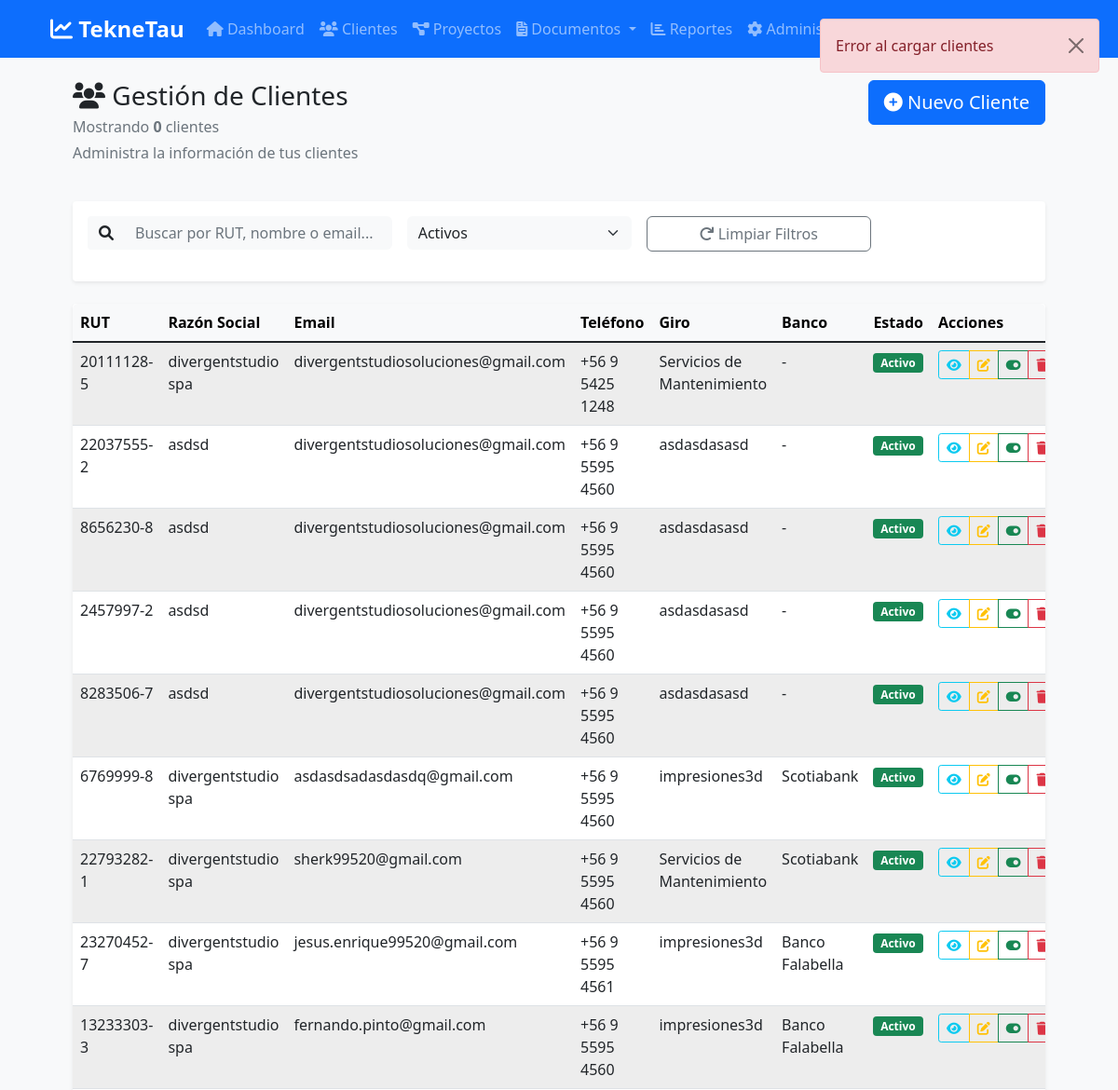
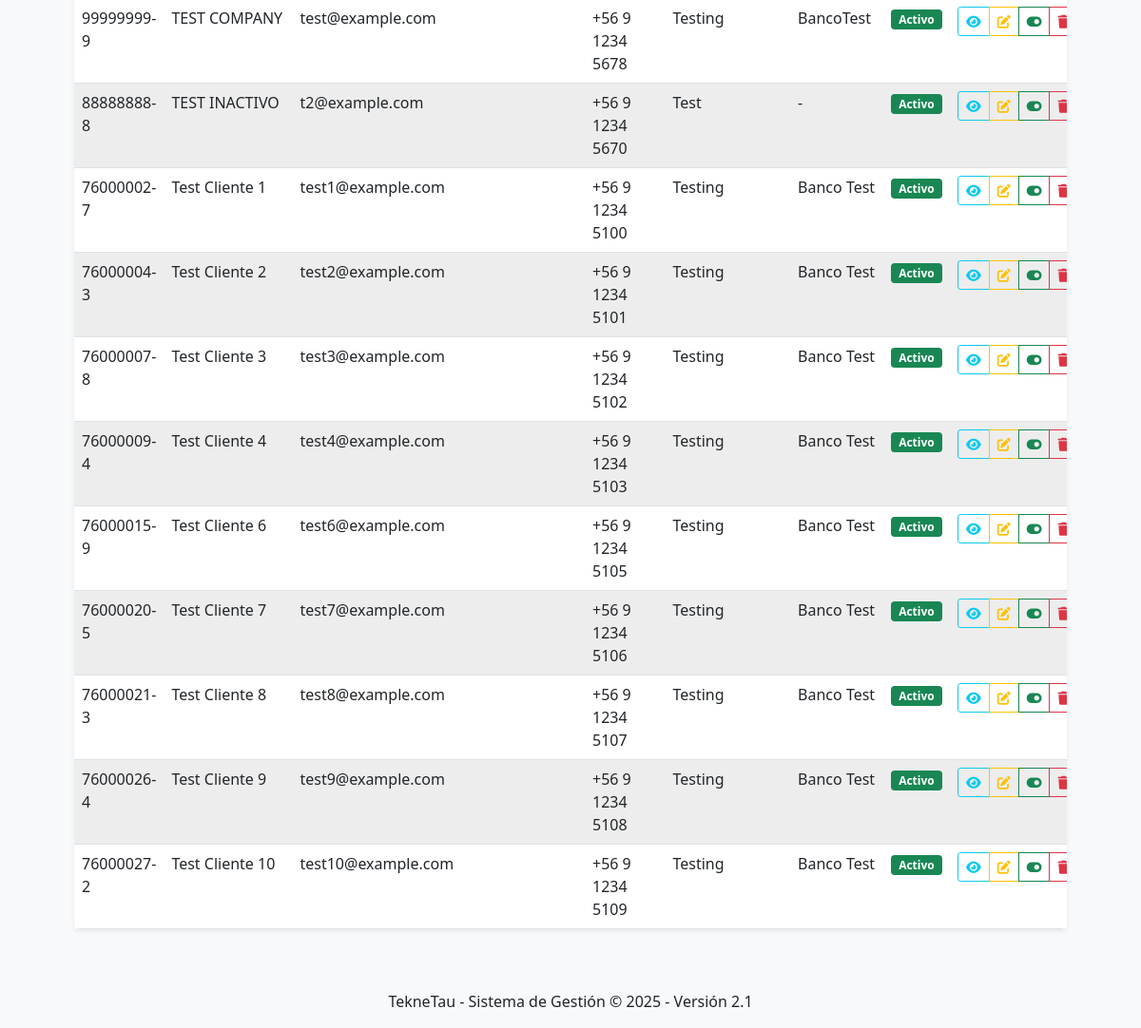
Screenshot of /clientes (signed in) with the database file from the repository (2 pictures, top to bottom).
### tables this page shows
CREATE TABLE clientes (
            id INTEGER PRIMARY KEY AUTOINCREMENT,
            rut TEXT UNIQUE,
            razon_social TEXT,
            giro TEXT,
            telefono TEXT,
            email TEXT,
            direccion TEXT,
            comuna TEXT,
            fecha_creacion TEXT DEFAULT CURRENT_TIMESTAMP,
            activo BOOLEAN DEFAULT 1
        , cuenta_corriente TEXT, idt TEXT, desc_idt TEXT, banco TEXT, observaciones TEXT);

### app.py (the view)
@app.route('/clientes')
@login_required
def clientes():
    bancos_chile = [
        'Banco de Chile',
        'BCI',
        'Scotiabank',
        'BBVA',
        'Santander',
        'Itaú',
        'Corpbanc',
        'Banco del Estado',
        'Banco Bice',
        'Banco Security',
        'Banco Falabella',
        'Banco Ripley',
        'Banco Consigo',
        'Banco Inbursa',
        'Banco Azteca',
        'Banco Caja Social',
        'Banco Desarrollo',
        'Banco Finterra',
        'Banco Multiva',
        'Banco PagaTodo',
        'Hsbc',
        'Deutsche Bank',
        'Rabobank',
        'Banco Crédito e Inversiones',
        'Otro'
    ]
    conn = get_db_connection()
    clientes = rows_to_dicts(conn.execute("SELECT * FROM clientes WHERE activo = 1").fetchall())
    conn.close()
    return render_template('clientes.html', clientes=clientes, bancos=sorted(bancos_chile))

### app.py (called while the page is built)
def get_db_connection():
    conn = sqlite3.connect(app.config['DATABASE'])
    conn.row_factory = sqlite3.Row
    return conn

def rows_to_dicts(rows):
    resultado = []
    for row in rows:
        if isinstance(row, sqlite3.Row):
            resultado.append({key: row[key] for key in row.keys()})
        elif isinstance(row, dict):
            resultado.append(row)
        else:
            try:
                resultado.append(dict(row))
            except Exception:
                resultado.append({'value': row})
    return resultado

def login_required(f):
    @wraps(f)
    def decorated_function(*args, **kwargs):
        if 'user_id' not in session:
            if request.path.startswith('/api/'):
                return jsonify({'error': 'No autorizado', 'login_required': True}), 401
            return redirect(url_for('login'))
        return f(*args, **kwargs)
    return decorated_function

### templates/clientes.html (shortened to what this page needs)
<!DOCTYPE html>
<html lang="es">
<head>
    <link rel="stylesheet" href="https://cdn.jsdelivr.net/npm/bootstrap@5.3.0/dist/css/bootstrap.min.css">
    <link rel="stylesheet" href="https://cdnjs.cloudflare.com/ajax/libs/font-awesome/6.4.0/css/all.min.css">
</head>
<body data-user-role="{{ session.rol }}">
    {% extends "base.html" %}
    {% block content %}
    <div class="container-fluid">
        <div class="row mb-4">
            <div class="col-md-8">
                <h1 class="h3 mb-0">
                    <i class="fas fa-users"></i> Gestión de Clientes
                </h1>
                <p class="text-muted mt-1 mb-0">Mostrando <strong id="clientesCount">0</strong> clientes</p>
                <p class="text-muted mt-1">Administra la información de tus clientes</p>
            </div>
            <div class="col-md-4 text-end">
                {% if session.rol in ['admin', 'usuario'] %}
                <button class="btn btn-primary btn-lg" data-bs-toggle="modal" data-bs-target="#modalClienteNuevo">
                    <i class="fas fa-plus-circle"></i> Nuevo Cliente
                </button>
                {% endif %}
            </div>
        </div>
        <div class="card shadow-sm mb-4 border-0">
            <div class="card-body">
                <div class="row g-3">
                    <div class="col-md-4">
                        <div class="input-group">
                            <span class="input-group-text bg-light border-0">
                                <i class="fas fa-search"></i>
                            </span>
                            <input type="text" id="buscarCliente" class="form-control border-0 bg-light"
                                   placeholder="Buscar por RUT, nombre o email...">
                        </div>
                    </div>
                    <div class="col-md-3">
                        <select id="filtroEstado" class="form-select bg-light border-0">
                            <option value="activo" selected>Activos</option>
                        </select>
                    </div>
                    <div class="col-md-3">
                        <button class="btn btn-outline-secondary w-100" onclick="limpiarFiltros()">
                            <i class="fas fa-redo"></i> Limpiar Filtros
                        </button>
                    </div>
                </div>
                <div id="clientesDebug" class="px-4 pb-3"></div>
            </div>
        </div>
        <div class="card shadow-sm border-0">
            <div class="table-responsive">
                <table class="table table-hover table-striped mb-0" id="tablaClientes">
                    <thead class="table-light">
                        <tr>
                            <th class="fw-600">RUT</th>
                            <th class="fw-600">Razón Social</th>
                            <th class="fw-600">Email</th>
                            <th class="fw-600">Teléfono</th>
                            <th class="fw-600">Giro</th>
                            <th class="fw-600">Banco</th>
                            <th class="fw-600">Estado</th>
                            <th class="fw-600">Acciones</th>
                        </tr>
                    </thead>
                    <tbody id="cuerpoTablaClientes">
                        {% for cliente in clientes %}
                        <tr>
                            <td class="fw-500">{{ cliente.rut }}</td>
                            <td>{{ cliente.razon_social }}</td>
                            <td>{{ cliente.email or '-' }}</td>
                            <td>{{ cliente.telefono or '-' }}</td>
                            <td>{{ cliente.giro or '-' }}</td>
                            <td>{{ cliente.banco or '-' }}</td>
                            <td>{% if cliente.activo == 1 or cliente.activo == True %}<span class="badge bg-success">Activo</span>{% else %}<span class="badge bg-secondary">Inactivo</span>{% endif %}</td>
                            <td>
                                <div class="btn-group btn-group-sm" role="group">
                                    <button type="button" class="btn btn-outline-info" data-action="ver" data-rut="{{ cliente.rut }}" onclick="verCliente('{{ cliente.rut }}'); return false;" title="Ver"><i class="fas fa-eye"></i></button>
                                    <button type="button" class="btn btn-outline-warning" data-action="editar" data-rut="{{ cliente.rut }}" onclick="editarCliente('{{ cliente.rut }}'); return false;" title="Editar"><i class="fas fa-edit"></i></button>
                                    <button type="button" class="btn btn-outline-success" data-action="toggle" data-rut="{{ cliente.rut }}" onclick="toggleEstado('{{ cliente.rut }}'); return false;" title="{% if cliente.activo == 1 or cliente.activo == True %}Desactivar{% else %}Activar{% endif %}"><i class="fas fa-toggle-{% if cliente.activo == 1 or cliente.activo == True %}on{% else %}off{% endif %}"></i></button>
                                    <button type="button" class="btn btn-outline-danger" data-action="eliminar" data-rut="{{ cliente.rut }}" onclick="eliminarCliente('{{ cliente.rut }}'); return false;" title="Eliminar"><i class="fas fa-trash"></i></button>
                                </div>
                            </td>
                        </tr>
                        {% endfor %}
                    </tbody>
                </table>
            </div>
        </div>
    </div>
    {% endblock %}

### static/css/style.css (style rules this page uses)
:root { --primary-color: #2c3e50; --secondary-color: #3498db; --success-color: #27ae60; --warning-color: #f39c12; --danger-color: #e74c3c; --nc-color: #27ae60; --nd-color: #f39c12; }
body { background-color: #f8f9fa; font-family: 'Segoe UI', Tahoma, Geneva, Verdana, sans-serif; }
.card { box-shadow: 0 0.125rem 0.25rem rgba(0, 0, 0, 0.075); border: 1px solid rgba(0, 0, 0, 0.125); margin-bottom: 1.5rem; }
.table th { border-top: none; font-weight: 600; background-color: #f8f9fa; }
.btn { border-radius: 0.375rem; font-weight: 500; }
.table-responsive { border-radius: 0.375rem; }
.table-striped tbody tr:nth-of-type(odd) { background-color: rgba(0, 0, 0, 0.02); }
.form-control, .form-select { border-radius: 0.375rem; border: 1px solid #ced4da; }

### rows the page displays
clientes: rut "20111128-5", razon_social "divergentstudio spa", email "divergentstudiosoluciones@gmail.com", telefono "+56 9 5425 1248", giro "Servicios de Mantenimiento", banco "-", activo "Activo"
clientes: rut "22037555-2", razon_social "asdsd", email "divergentstudiosoluciones@gmail.com", telefono "+56 9 5595 4560", giro "asdasdasasd", banco "-", activo "Activo"
clientes: rut "8656230-8", razon_social "asdsd", email "divergentstudiosoluciones@gmail.com", telefono "+56 9 5595 4560", giro "asdasdasasd", banco "-", activo "Activo"
clientes: rut "2457997-2", razon_social "asdsd", email "divergentstudiosoluciones@gmail.com", telefono "+56 9 5595 4560", giro "asdasdasasd", banco "-", activo "Activo"
clientes: rut "8283506-7", razon_social "asdsd", email "divergentstudiosoluciones@gmail.com", telefono "+56 9 5595 4560", giro "asdasdasasd", banco "-", activo "Activo"
clientes: rut "6769999-8", razon_social "divergentstudio spa", email "asdasdsadasdasdq@gmail.com", telefono "+56 9 5595 4560", giro "impresiones3d", banco "Scotiabank", activo "Activo"
clientes: rut "22793282-1", razon_social "divergentstudio spa", email "sherk99520@gmail.com", telefono "+56 9 5595 4560", giro "Servicios de Mantenimiento", banco "Scotiabank", activo "Activo"
clientes: rut "23270452-7", razon_social "divergentstudio spa", email "jesus.enrique99520@gmail.com", telefono "+56 9 5595 4561", giro "impresiones3d", banco "Banco Falabella", activo "Activo"
clientes: rut "13233303-3", razon_social "divergentstudio spa", email "fernando.pinto@gmail.com", telefono "+56 9 5595 4560", giro "impresiones3d", banco "Banco Falabella", activo "Activo"
clientes: rut "99999999-9", razon_social "TEST COMPANY", email "test@example.com", telefono "+56 9 1234 5678", giro "Testing", banco "BancoTest", activo "Activo"
clientes: rut "88888888-8", razon_social "TEST INACTIVO", email "t2@example.com", telefono "+56 9 1234 5670", giro "Test", banco "-", activo "Activo"
clientes: rut "76000002-7", razon_social "Test Cliente 1", email "test1@example.com", telefono "+56 9 1234 5100", giro "Testing", banco "Banco Test", activo "Activo"
clientes: rut "76000004-3", razon_social "Test Cliente 2", email "test2@example.com", telefono "+56 9 1234 5101", giro "Testing", banco "Banco Test", activo "Activo"
clientes: rut "76000007-8", razon_social "Test Cliente 3", email "test3@example.com", telefono "+56 9 1234 5102", giro "Testing", banco "Banco Test", activo "Activo"
clientes: rut "76000009-4", razon_social "Test Cliente 4", email "test4@example.com", telefono "+56 9 1234 5103", giro "Testing", banco "Banco Test", activo "Activo"
clientes: rut "76000015-9", razon_social "Test Cliente 6", email "test6@example.com", telefono "+56 9 1234 5105", giro "Testing", banco "Banco Test", activo "Activo"
clientes: rut "76000020-5", razon_social "Test Cliente 7", email "test7@example.com", telefono "+56 9 1234 5106", giro "Testing", banco "Banco Test", activo "Activo"
clientes: rut "76000021-3", razon_social "Test Cliente 8", email "test8@example.com", telefono "+56 9 1234 5107", giro "Testing", banco "Banco Test", activo "Activo"
clientes: rut "76000026-4", razon_social "Test Cliente 9", email "test9@example.com", telefono "+56 9 1234 5108", giro "Testing", banco "Banco Test", activo "Activo"
clientes: rut "76000027-2", razon_social "Test Cliente 10", email "test10@example.com", telefono "+56 9 1234 5109", giro "Testing", banco "Banco Test", activo "Activo"
